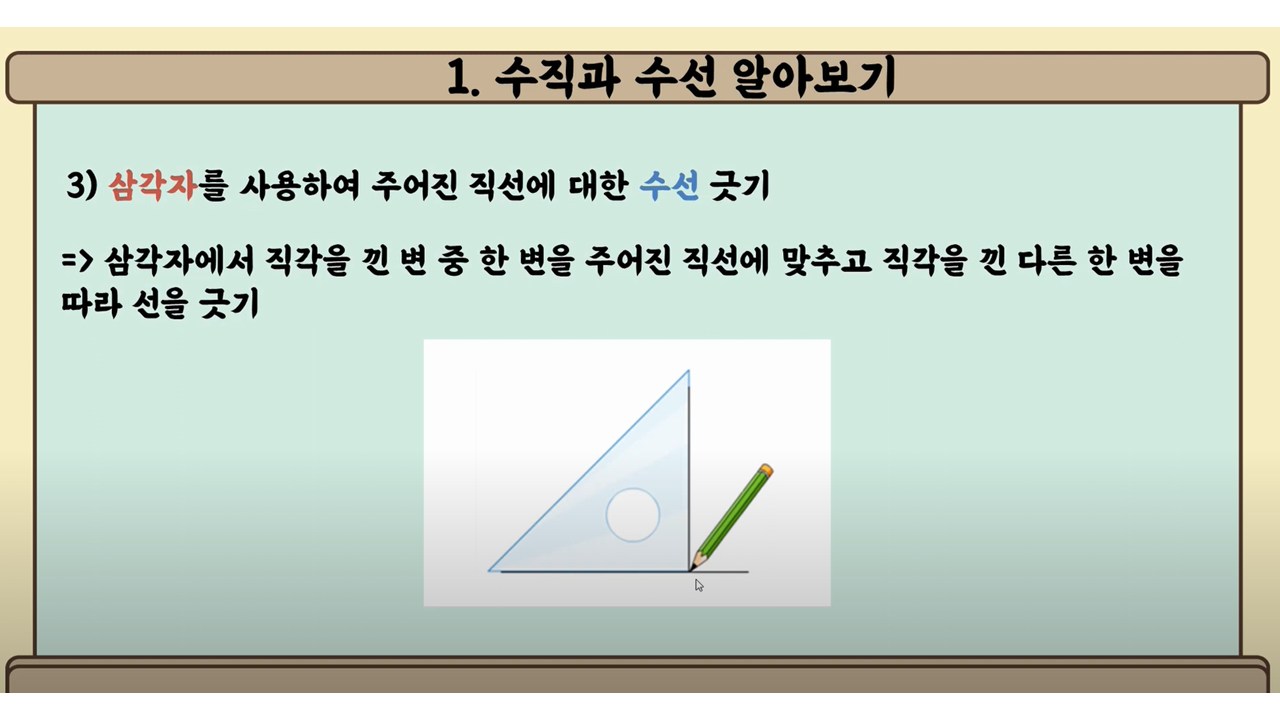
#> input picture server/ocr/img/1. 삼각자와 각도기를 이용한 수선 긋기/4-2-4_삼각자와 각도기를 이용한 수선 긋기_1.PNG, 1280 x 720 px
$ python -i paddle_ocr.py   (imports and definitions only)
#> lines starting #> are read from the running program, lines starting #| are printed output that depends on the picture; after the words box and inside, x2 and y2 are one past the last pixel; in counts of white or black regions, pixels touching at a corner belong together
#!/usr/bin/env python3
# -*- coding: utf-8 -*-

import cv2
import numpy as np
from PIL import Image, ImageDraw, ImageFont
from paddleocr import PaddleOCR
import time
import logging
from typing import List, Tuple, Dict, Any, Optional
import os
import argparse
from concurrent.futures import ThreadPoolExecutor, as_completed

# [4 lines not run here, left out]
logger = logging.getLogger(__name__)

class OptimizedImagePreprocessor:
    def __init__(self):
        self.logger = logging.getLogger(__name__)

    def preprocess_image(
        self, image_path: str
    ) -> Tuple[np.ndarray, np.ndarray]:
        image = cv2.imread(image_path)
#> image is the input picture: shape (720, 1280, 3); mean B, G, R 198.9, 210.4, 199.1
        if image is None:
            raise ValueError(f"이미지를 읽을 수 없습니다: {image_path}")

        height, width = image.shape[:2]
#> height = 720; width = 1280
        if width >= 1280:
            scale = 0.6
            new_width = int(width * scale)
#> new_width = 768
            new_height = int(height * scale)
#> new_height = 432
            image = cv2.resize(image, (new_width, new_height), interpolation=cv2.INTER_AREA)
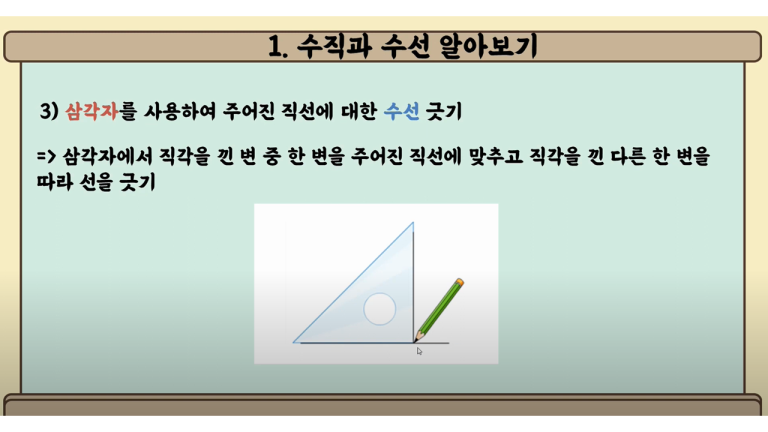
#> image: shape (432, 768, 3); mean B, G, R 198.9, 210.4, 199.1
            self.logger.error(f"이미지 리사이즈: {width}x{height} -> {new_width}x{new_height}")

        gray = cv2.cvtColor(image, cv2.COLOR_BGR2GRAY)
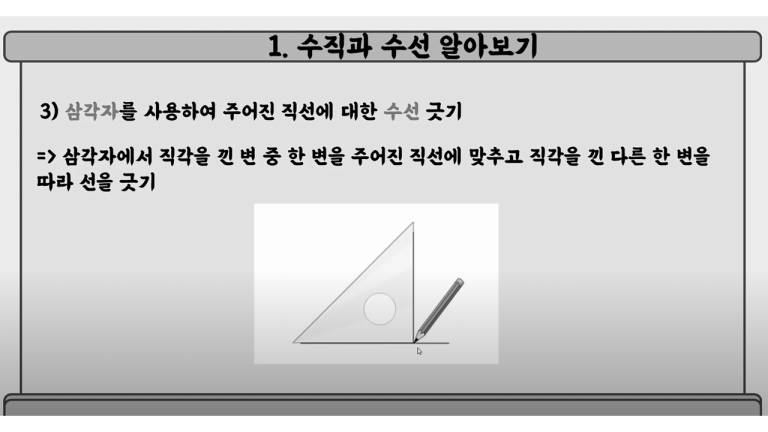
#> gray: shape (432, 768); min 0, max 255, mean 205.7

        dark_threshold = 30
        dark_mask = gray < dark_threshold
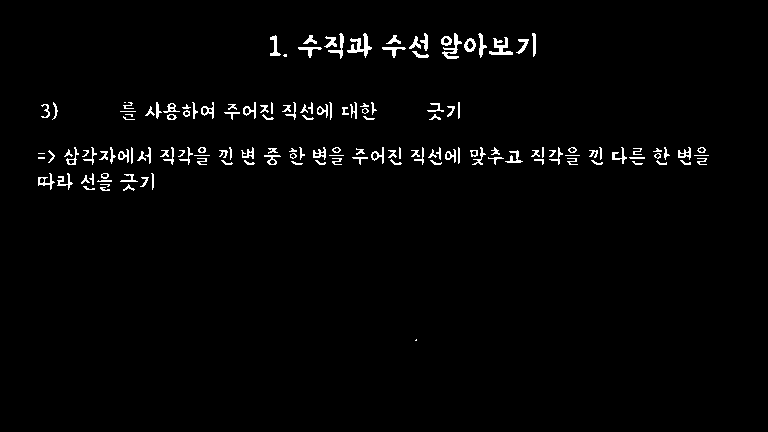
#> dark_mask: shape (432, 768) bool; 2% white in thin lines or dots, all inside (x1, y1, x2, y2) = (38, 33, 709, 341)

        clahe = cv2.createCLAHE(clipLimit=2.0, tileGridSize=(4, 4))
        enhanced = clahe.apply(gray)
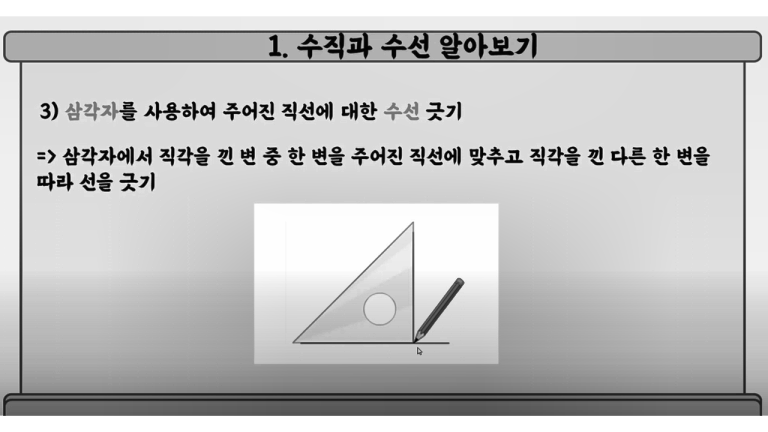
#> enhanced: shape (432, 768); min 1, max 255, mean 193.8

        enhanced = enhanced.copy()
        enhanced[dark_mask] = gray[dark_mask]
#> enhanced: shape (432, 768); 1.97% of pixels changed, all inside (x1, y1, x2, y2) = (38, 33, 709, 341)

        kernel = np.ones((3,3), np.uint8)
        dark_mask_dilated = cv2.dilate(dark_mask.astype(np.uint8), kernel, iterations=1)
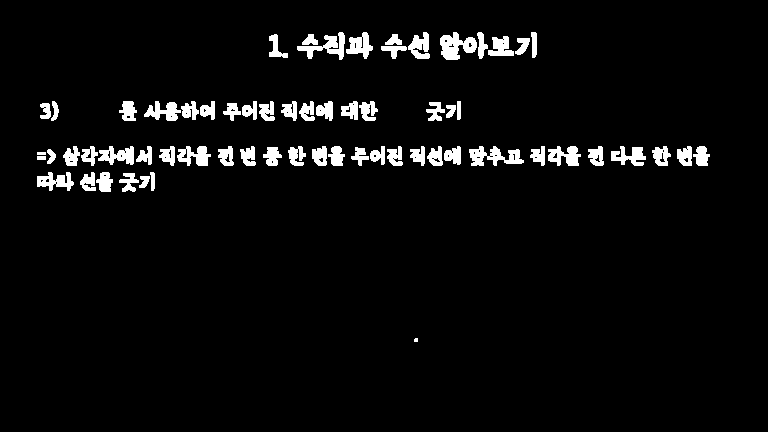
#> dark_mask_dilated: shape (432, 768); values 0 (black) and 1 (white), 4.4% white; 65 white regions (1 under 20 px), largest, box (x1, y1, x2, y2) and area: (440, 32, 477, 60) 618, (469, 146, 524, 166) 594, (297, 32, 345, 60) 526
        dark_mask_dilated = dark_mask_dilated.astype(bool)

        border_mask = dark_mask_dilated & ~dark_mask
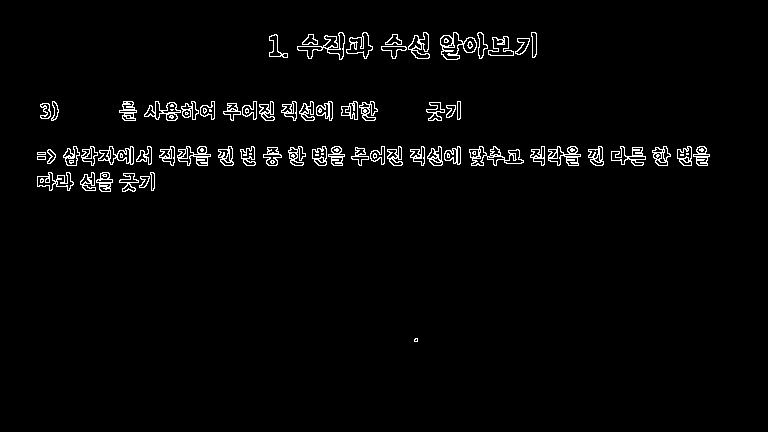
#> border_mask: shape (432, 768) bool; 2.5% white in thin lines or dots, all inside (x1, y1, x2, y2) = (37, 32, 710, 342)
        if np.any(border_mask):
            border_indices = np.where(border_mask)
#> border_indices = 8129 positions, rows 32 to 341, columns 37 to 709
            gray_border = gray[border_indices]
#> gray_border = 8129 values, max 240 at index 1803, min 30 at index 184, mean 129.8
            enhanced_border = enhanced[border_indices]
#> enhanced_border = 8129 values, max 242 at index 1803, min 16 at index 8126, mean 126
            weighted_result = cv2.addWeighted(gray_border, 0.7, enhanced_border, 0.3, 0)
#> weighted_result = 8129 values, max 241 at index 1803, min 26 at index 8126, mean 128.7
            if weighted_result.ndim > 1:
                weighted_result = weighted_result.flatten()
            enhanced[border_indices] = weighted_result
#> enhanced: shape (432, 768); min 0, max 255, mean 193.8

        color_enhanced = cv2.cvtColor(enhanced, cv2.COLOR_GRAY2BGR)

        return color_enhanced, image

class OptimizedOCR:
    # [45 lines left out: functions __init__, predict, not called in this run]

class ResultProcessor:
    def __init__(self, min_confidence: float = 0.5):
        self.min_confidence = min_confidence
        self.logger = logging.getLogger(__name__)

    # [29 lines left out: function process_results, not called in this run]

class OptimizedOCRSystem:
    # [241 lines left out: functions __init__, process_image, classify_ocr_by_position, is_image_split_left_right, process_image_with_split_detection, save_results and 1 more, not called in this run]

# [2 lines not run here, left out]

>>> result = OptimizedImagePreprocessor().preprocess_image('img/1. 삼각자와 각도기를 이용한 수선 긋기/4-2-4_삼각자와 각도기를 이용한 수선 긋기_1.PNG')

$ run again, on server/ocr/img/1. 삼각자와 각도기를 이용한 수선 긋기/4-2-4_삼각자와 각도기를 이용한 수선 긋기_3.PNG
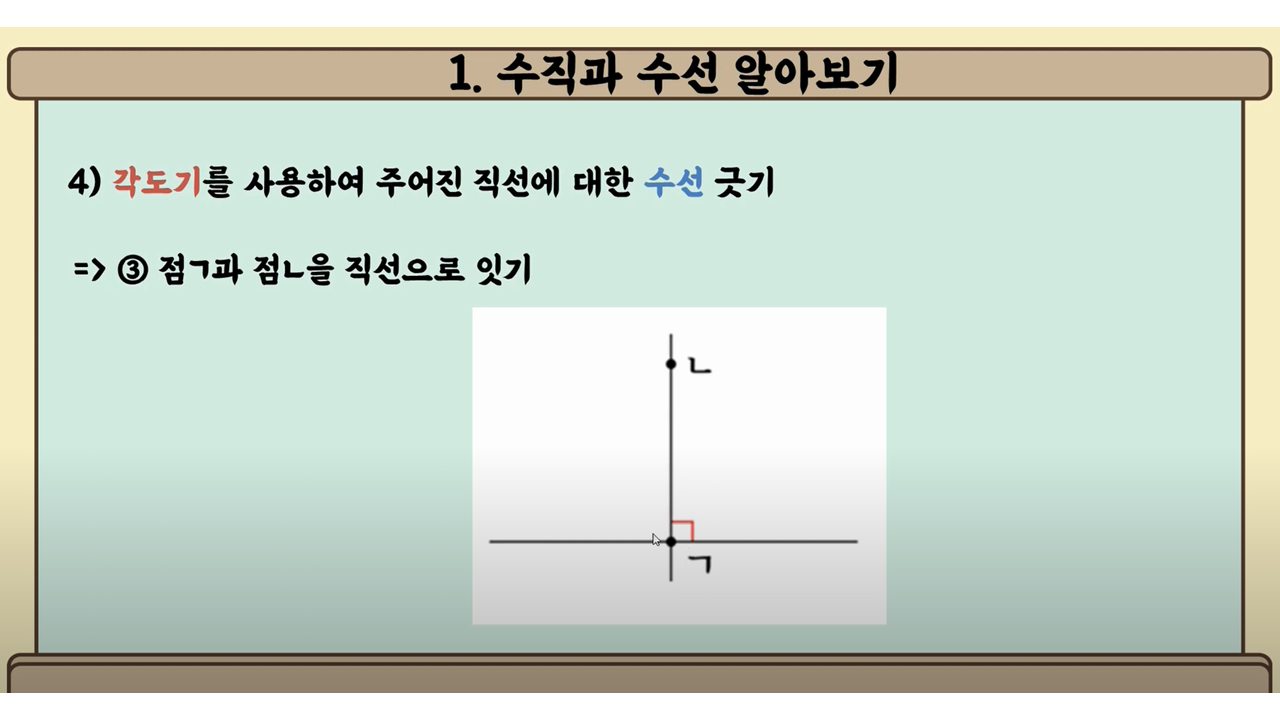
#> input picture server/ocr/img/1. 삼각자와 각도기를 이용한 수선 긋기/4-2-4_삼각자와 각도기를 이용한 수선 긋기_3.PNG, 1280 x 720 px
#> in preprocess_image, image is the input picture: shape (720, 1280, 3); mean B, G, R 201.8, 213, 202.2
#> image: shape (432, 768, 3)
#> in preprocess_image, `dark_mask = gray < dark_threshold`:
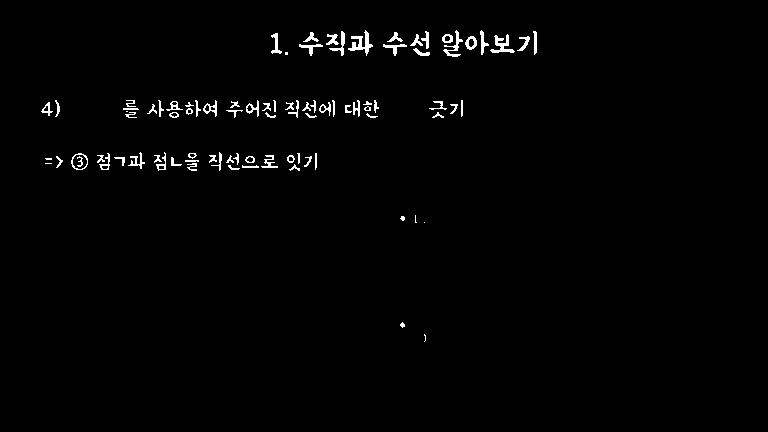
#> dark_mask: shape (432, 768) bool; 1.3% white in thin lines or dots, all inside (x1, y1, x2, y2) = (41, 30, 537, 342)
#> dark_mask_dilated: shape (432, 768); values 0 (black) and 1 (white), 2.8% white; 49 white regions (1 under 20 px), largest, box (x1, y1, x2, y2) and area: (441, 29, 478, 58) 596, (225, 152, 279, 171) 576, (489, 33, 531, 54) 489
#> in preprocess_image, `border_mask = dark_mask_dilated & ~dark_mask`:
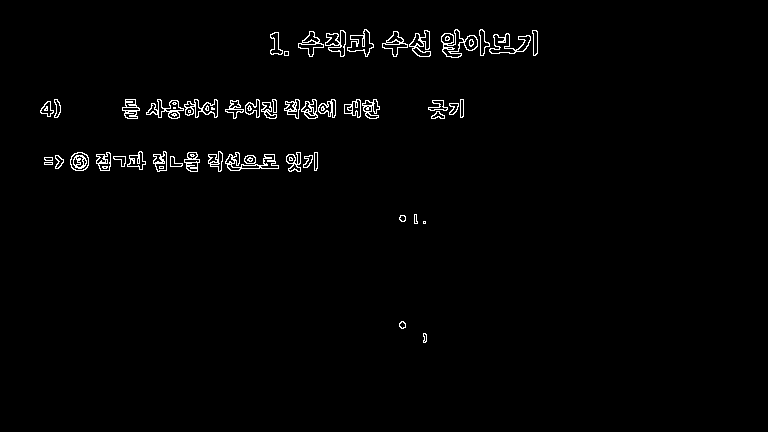
#> border_mask: shape (432, 768) bool; 1.5% white in thin lines or dots, all inside (x1, y1, x2, y2) = (40, 29, 538, 343)
#> border_indices = 5044 positions, rows 29 to 342, columns 40 to 537
#> gray_border = 5044 values, max 237 at index 1951, min 30 at index 11, mean 126.7
#> enhanced_border = 5044 values, max 237 at index 1951, min 18 at index 5022, mean 122.3
#> weighted_result = 5044 values, max 237 at index 1951, min 26 at index 5022, mean 125.4
